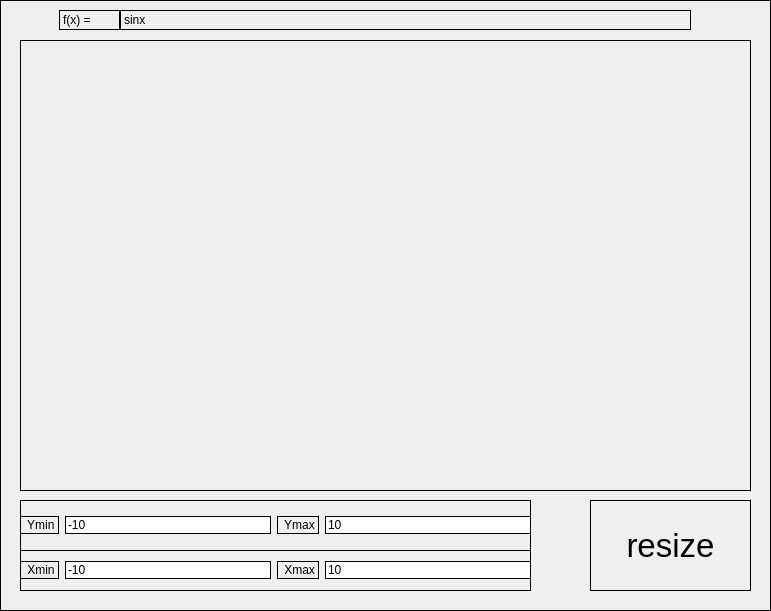
<?xml version="1.0" encoding="UTF-8"?>
<ui version="4.0">
    <class>Graph</class>
    <widget class="QWidget" name="Graph">
        <property name="geometry">
            <rect>
                <x>0</x>
                <y>0</y>
                <width>771</width>
                <height>611</height>
            </rect>
        </property>
        <property name="windowTitle">
            <string>Form</string>
        </property>
        <property name="styleSheet">
            <string notr="true">border: 1px solid black;</string>
        </property>
        <widget class="QCustomPlot" name="widget" native="true">
            <property name="geometry">
                <rect>
                    <x>20</x>
                    <y>40</y>
                    <width>731</width>
                    <height>451</height>
                </rect>
            </property>
            <property name="styleSheet">
                <string notr="true">border: 1px solid black;</string>
            </property>
        </widget>
        <widget class="QWidget" name="gridLayoutWidget">
            <property name="geometry">
                <rect>
                    <x>20</x>
                    <y>550</y>
                    <width>511</width>
                    <height>41</height>
                </rect>
            </property>
            <layout class="QGridLayout" name="gridLayout">
                <item row="0" column="0">
                    <widget class="QLabel" name="label_xmin">
                        <property name="text">
                            <string> Xmin</string>
                        </property>
                    </widget>
                </item>
                <item row="0" column="2">
                    <widget class="QLabel" name="label_xmax">
                        <property name="text">
                            <string> Xmax</string>
                        </property>
                    </widget>
                </item>
                <item row="0" column="1">
                    <widget class="QLineEdit" name="x_min">
                        <property name="text">
                            <string>-10</string>
                        </property>
                    </widget>
                </item>
                <item row="0" column="3">
                    <widget class="QLineEdit" name="x_max">
                        <property name="text">
                            <string>10</string>
                        </property>
                    </widget>
                </item>
            </layout>
        </widget>
        <widget class="QPushButton" name="build_graphics">
            <property name="geometry">
                <rect>
                    <x>590</x>
                    <y>500</y>
                    <width>161</width>
                    <height>91</height>
                </rect>
            </property>
            <property name="font">
                <font>
                    <pointsize>25</pointsize>
                </font>
            </property>
            <property name="text">
                <string>resize</string>
            </property>
        </widget>
        <widget class="QLabel" name="expression">
            <property name="geometry">
                <rect>
                    <x>120</x>
                    <y>10</y>
                    <width>571</width>
                    <height>20</height>
                </rect>
            </property>
            <property name="text">
                <string>sinx</string>
            </property>
        </widget>
        <widget class="QWidget" name="gridLayoutWidget_2">
            <property name="geometry">
                <rect>
                    <x>20</x>
                    <y>500</y>
                    <width>511</width>
                    <height>51</height>
                </rect>
            </property>
            <layout class="QGridLayout" name="gridLayout_2">
                <item row="0" column="0">
                    <widget class="QLabel" name="label_ymin">
                        <property name="text">
                            <string> Ymin</string>
                        </property>
                    </widget>
                </item>
                <item row="0" column="2">
                    <widget class="QLabel" name="label_ymax">
                        <property name="text">
                            <string> Ymax</string>
                        </property>
                    </widget>
                </item>
                <item row="0" column="1">
                    <widget class="QLineEdit" name="y_min">
                        <property name="text">
                            <string>-10</string>
                        </property>
                    </widget>
                </item>
                <item row="0" column="3">
                    <widget class="QLineEdit" name="y_max">
                        <property name="text">
                            <string>10</string>
                        </property>
                    </widget>
                </item>
            </layout>
        </widget>
        <widget class="QLabel" name="fx">
            <property name="geometry">
                <rect>
                    <x>59</x>
                    <y>10</y>
                    <width>61</width>
                    <height>20</height>
                </rect>
            </property>
            <property name="text">
                <string>f(x) = </string>
            </property>
        </widget>
    </widget>
    <customwidgets>
        <customwidget>
            <class>QCustomPlot</class>
            <extends>QWidget</extends>
            <header location="global">qcustomplot.h</header>
            <container>1</container>
        </customwidget>
    </customwidgets>
    <resources />
    <connections />
</ui>
